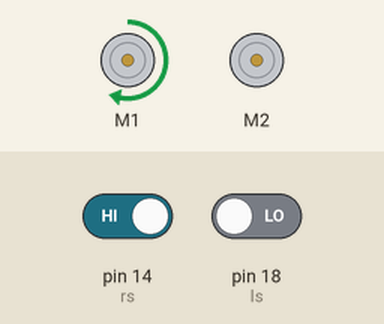
Recording of a sketch running on a simulated Arduino Uno, built with avr-gcc and run on an emulated ATmega328P. Shown: 2 × DC motor (green arrow = forward, orange = backward, longer = faster). The inputs (shaded band) are chosen by the test bench; at power-on: pin 14 (rs) HIGH, pin 18 (ls) LOW.

Above: at 1.2 s.
1.3 s: pin 14 (rs) driven LOW
At 2.2 s:
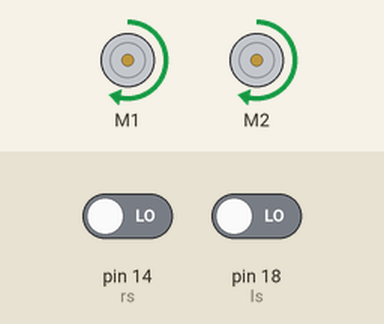
2.8 s: pin 18 (ls) driven HIGH
At 3.3 s:
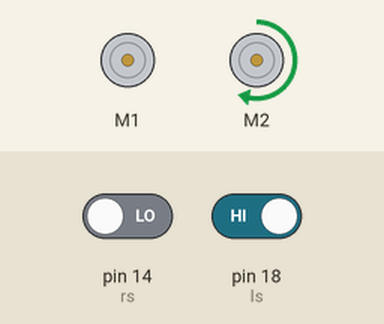
4.3 s: pin 14 (rs) driven HIGH
At 5.5 s:
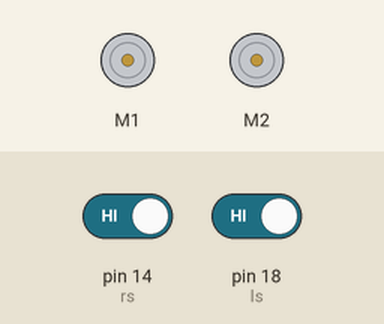
5.8 s: pin 18 (ls) driven LOW
At 6.8 s:
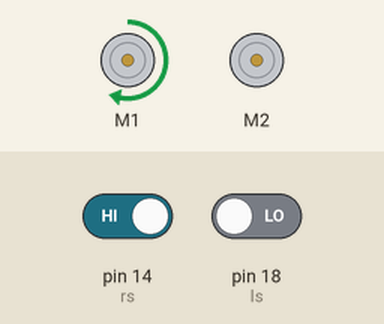
Timing chart, 0 to 8.3 s (numbered marks = the images above; inputs shaded):
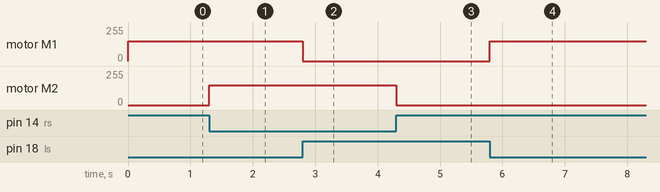

Measured:
- after the input at 1.3 s, motor M2: stopped → forward 150/255 at once
- after the input at 2.8 s, motor M1: forward 150/255 → stopped at once
- after the input at 4.3 s, motor M2: forward 150/255 → stopped at once
- after the input at 5.8 s, motor M1: stopped → forward 150/255 at once

The sketch:

Code_2-Car-Project_GOLD.ino
```cpp
#include <AFMotor.h>
AF_DCMotor motor1 (1);//LEFT
AF_DCMotor motor2 (2);//RIGHT

#define rs 14 // right sensor pin
#define ls 18 // left sensor pin

int leftValue;
int rightValue;

void setup()
{
  pinMode(rs, INPUT);
  pinMode(ls, INPUT);
  motor1.setSpeed(150);
  motor2.setSpeed(150);
}

void sensorReading()
{
  leftValue = digitalRead(ls); // read from left Sensor
  rightValue = digitalRead(rs);

}

void forward()
{
  motor1.run(FORWARD);
  motor2.run(FORWARD);
}

void turnRight()
{
  /*
  motor1.setSpeed(190);
  motor2.setSpeed(180);
  */
  motor1.run(FORWARD);
  motor2.run(RELEASE);
}

void turnLeft()
{/*
  motor1.setSpeed(180);
  motor2.setSpeed(190);
  */
  motor1.run(RELEASE);
  motor2.run(FORWARD);
}


void stopMotors()
{
 motor1.run(RELEASE);
 motor2.run(RELEASE);
}

void loop()
{

 sensorReading();

    if(leftValue == 1 && rightValue == 0)
    {turnLeft();}

    else if(leftValue == 0 && rightValue == 1)
    {turnRight();}

    else if(leftValue == 0 && rightValue == 0)
    {forward();}

    else if(leftValue == 1 && rightValue == 1)
    {stopMotors();}


}
```
